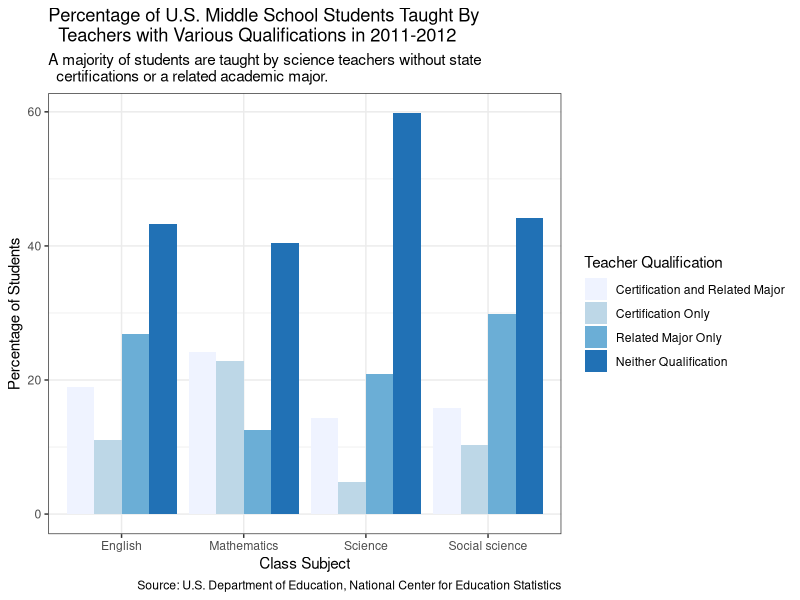
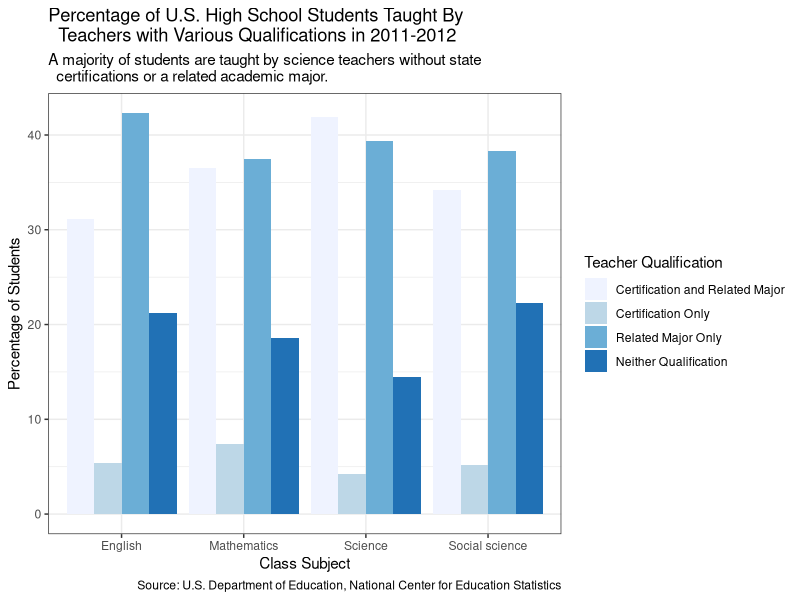

Source code (R) for these figures, in order:
## ---- chunk 1
knitr::opts_chunk$set(echo = FALSE)
library(tidyverse)
library(readxl)
## ---- chunk 2
# degrees <- read_excel("nces_data/tabn209.10.xls", skip = 3)
# View(degrees)
## ---- chunk 3

# Load in certification data from SASS
certification <- read_excel("sass_data/sass1112_18042404_t2n.xlsx", skip = 3,
                            col_types = c('text', 
                                          'numeric', 
                                          'skip',
                                          'numeric', 
                                          'skip', 
                                          'numeric', 
                                          'skip', 
                                          'numeric', 
                                          'skip', 
                                          'numeric', 
                                          'skip'),
                            col_names = c('level_subject', 
                                          'cert_total', 
                                          'cert_major', 
                                          'cert_only', 
                                          'major_only', 
                                          'neither'))

# Select middle school data
ms <- certification %>%
  slice(2:6) %>%
  select(-cert_total) %>%
  pivot_longer(cols = -level_subject, 
               names_to = 'qualification', 
               values_to = 'percentage') %>%
  drop_na() %>%
  filter(level_subject != 'General elementary education')

# Plot middle school data
ggplot(ms, aes(x = level_subject, y = percentage, fill = qualification)) + 
  geom_col(position = 'dodge') + 
  scale_fill_brewer(name = 'Teacher Qualification', 
                    labels = c('Certification and Related Major',
                               'Certification Only',
                               'Related Major Only', 
                               'Neither Qualification'),
                    palette = 'Blues') + 
  theme_bw() +
  labs(title = 'Percentage of U.S. Middle School Students Taught By 
  Teachers with Various Qualifications in 2011-2012',
       subtitle = 'A majority of students are taught by science teachers without state 
  certifications or a related academic major.',
       x = 'Class Subject',
       y = 'Percentage of Students',
       caption = 'Source: U.S. Department of Education, National Center for Education Statistics')

## ---- chunk 4
# Curate high school data
hs <- certification %>%
  slice(9:12) %>%
  select(-cert_total) %>%
  pivot_longer(cols = -level_subject, 
               names_to = 'qualification', 
               values_to = 'percentage') %>%
  drop_na() %>%
  filter(level_subject != 'General elementary education')

ggplot(hs, aes(x = level_subject, y = percentage, fill = qualification)) + 
  geom_col(position = 'dodge') + 
  scale_fill_brewer(name = 'Teacher Qualification', 
                    labels = c('Certification and Related Major',
                               'Certification Only',
                               'Related Major Only', 
                               'Neither Qualification'),
                    palette = 'Blues') + 
  theme_bw() +
  labs(title = 'Percentage of U.S. High School Students Taught By 
  Teachers with Various Qualifications in 2011-2012',
       subtitle = 'A majority of students are taught by science teachers without state 
  certifications or a related academic major.',
       x = 'Class Subject',
       y = 'Percentage of Students',
       caption = 'Source: U.S. Department of Education, National Center for Education Statistics')
## ---- chunk 5
saveRDS(ms, "ms_cert.RDS")
saveRDS(hs, "hs_cert.RDS")
